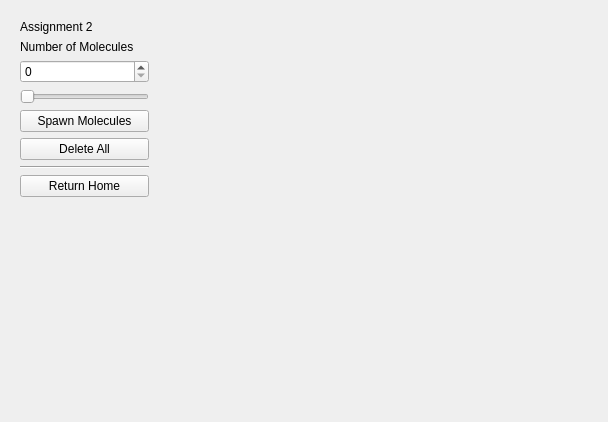
<?xml version="1.0" encoding="UTF-8"?>
<ui version="4.0">
 <class>Form</class>
 <widget class="QWidget" name="Form">
  <property name="geometry">
   <rect>
    <x>0</x>
    <y>0</y>
    <width>608</width>
    <height>422</height>
   </rect>
  </property>
  <property name="windowTitle">
   <string>Form</string>
  </property>
  <layout class="QHBoxLayout" name="horizontalLayout">
   <item>
    <widget class="QWidget" name="controlsBox" native="true">
     <layout class="QVBoxLayout" name="verticalLayout">
      <item>
       <widget class="QLabel" name="label">
        <property name="text">
         <string>Assignment 2</string>
        </property>
       </widget>
      </item>
      <item>
       <widget class="QLabel" name="numMolecLabel">
        <property name="text">
         <string>Number of Molecules</string>
        </property>
       </widget>
      </item>
      <item>
       <widget class="QSpinBox" name="numMolecSpin"/>
      </item>
      <item>
       <widget class="QSlider" name="numMolecSlider">
        <property name="orientation">
         <enum>Qt::Horizontal</enum>
        </property>
       </widget>
      </item>
      <item>
       <widget class="QPushButton" name="spawnButton">
        <property name="text">
         <string>Spawn Molecules</string>
        </property>
       </widget>
      </item>
      <item>
       <widget class="QPushButton" name="deleteAllButton">
        <property name="text">
         <string>Delete All</string>
        </property>
       </widget>
      </item>
      <item>
       <widget class="Line" name="line">
        <property name="orientation">
         <enum>Qt::Horizontal</enum>
        </property>
       </widget>
      </item>
      <item>
       <widget class="QPushButton" name="homeBtn">
        <property name="text">
         <string>Return Home</string>
        </property>
       </widget>
      </item>
      <item>
       <spacer name="verticalSpacer">
        <property name="orientation">
         <enum>Qt::Vertical</enum>
        </property>
        <property name="sizeHint" stdset="0">
         <size>
          <width>20</width>
          <height>40</height>
         </size>
        </property>
       </spacer>
      </item>
     </layout>
    </widget>
   </item>
   <item>
    <spacer name="horizontalSpacer">
     <property name="orientation">
      <enum>Qt::Horizontal</enum>
     </property>
     <property name="sizeHint" stdset="0">
      <size>
       <width>439</width>
       <height>20</height>
      </size>
     </property>
    </spacer>
   </item>
  </layout>
 </widget>
 <resources/>
 <connections>
  <connection>
   <sender>numMolecSlider</sender>
   <signal>valueChanged(int)</signal>
   <receiver>numMolecSpin</receiver>
   <slot>setValue(int)</slot>
   <hints>
    <hint type="sourcelabel">
     <x>51</x>
     <y>114</y>
    </hint>
    <hint type="destinationlabel">
     <x>50</x>
     <y>80</y>
    </hint>
   </hints>
  </connection>
  <connection>
   <sender>numMolecSpin</sender>
   <signal>valueChanged(int)</signal>
   <receiver>numMolecSlider</receiver>
   <slot>setValue(int)</slot>
   <hints>
    <hint type="sourcelabel">
     <x>97</x>
     <y>80</y>
    </hint>
    <hint type="destinationlabel">
     <x>95</x>
     <y>114</y>
    </hint>
   </hints>
  </connection>
 </connections>
</ui>
